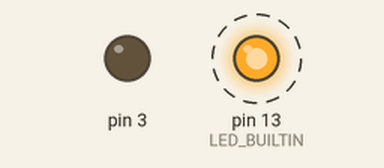
A sketch run on a simulated Arduino Uno, built with avr-gcc and run on an emulated ATmega328P. On the bench: output pins drawn as LEDs (lit = HIGH). Dashed ring = blinking. What the sketch prints to the serial monitor is not drawn.

Above: at 0.13 s.
Timing chart, 0 to 3.0 s (numbered marks = the images above):
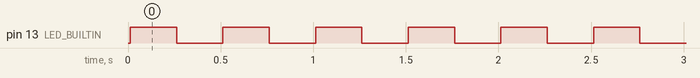

The sketch:

FM_Receiver.ino
```cpp
#include <Wire.h>
#include <Adafruit_MCP4725.h>


#define defaultFreq 1700
#define pi 3.142
Adafruit_MCP4725 dac;

const int SAMPLING = 32;
int sinDAC[SAMPLING];
void setup() {
  // put your setup code here, to run once:
  pinMode(3, OUTPUT);
  pinMode(LED_BUILTIN, OUTPUT);
  Serial.begin(115200);
  dac.begin(0x64);

  for (int i = 0; i < SAMPLING; i++) {
    sinDAC[i] = 2047 * (sin(pi * i / SAMPLING * 2 ) + 1);
    Serial.println(sinDAC[i]);
  }
}
void loop() {
  // put your main code here, to run repeatedly:
//
//      for (int i = 0; i < SAMPLING; i++) {
//        dac.setVoltage(sinDAC[i], false);
//        delay(100);
//      }
  dac.setVoltage(4000, false);
  digitalWrite(LED_BUILTIN, HIGH);
  delay(250);
  dac.setVoltage(0, false);
  digitalWrite(LED_BUILTIN, LOW);
  delay(250);

  if (Serial.available() > 0 ) {
    Serial.read();

    for (int i = 0; i < 10; i++) {
      dac.setVoltage(4000, false);
      digitalWrite(LED_BUILTIN, HIGH);
      delay(50);
      dac.setVoltage(0, false);
      digitalWrite(LED_BUILTIN, LOW);
      delay(50);
    }
  }
}
```

Measured:
- by itself, pin 13 (LED_BUILTIN): alternates HIGH for 0.25 s and LOW for 0.25 s
